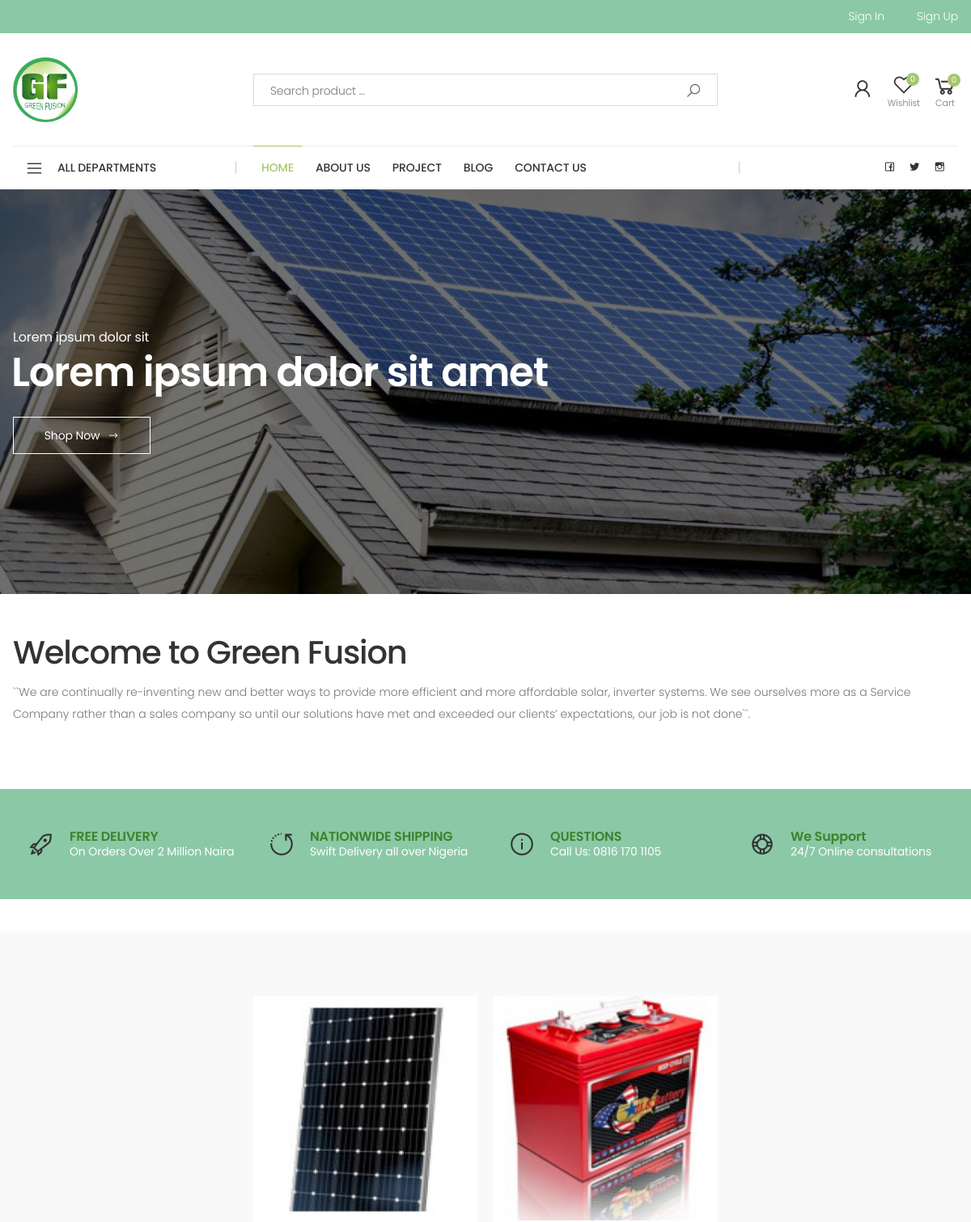
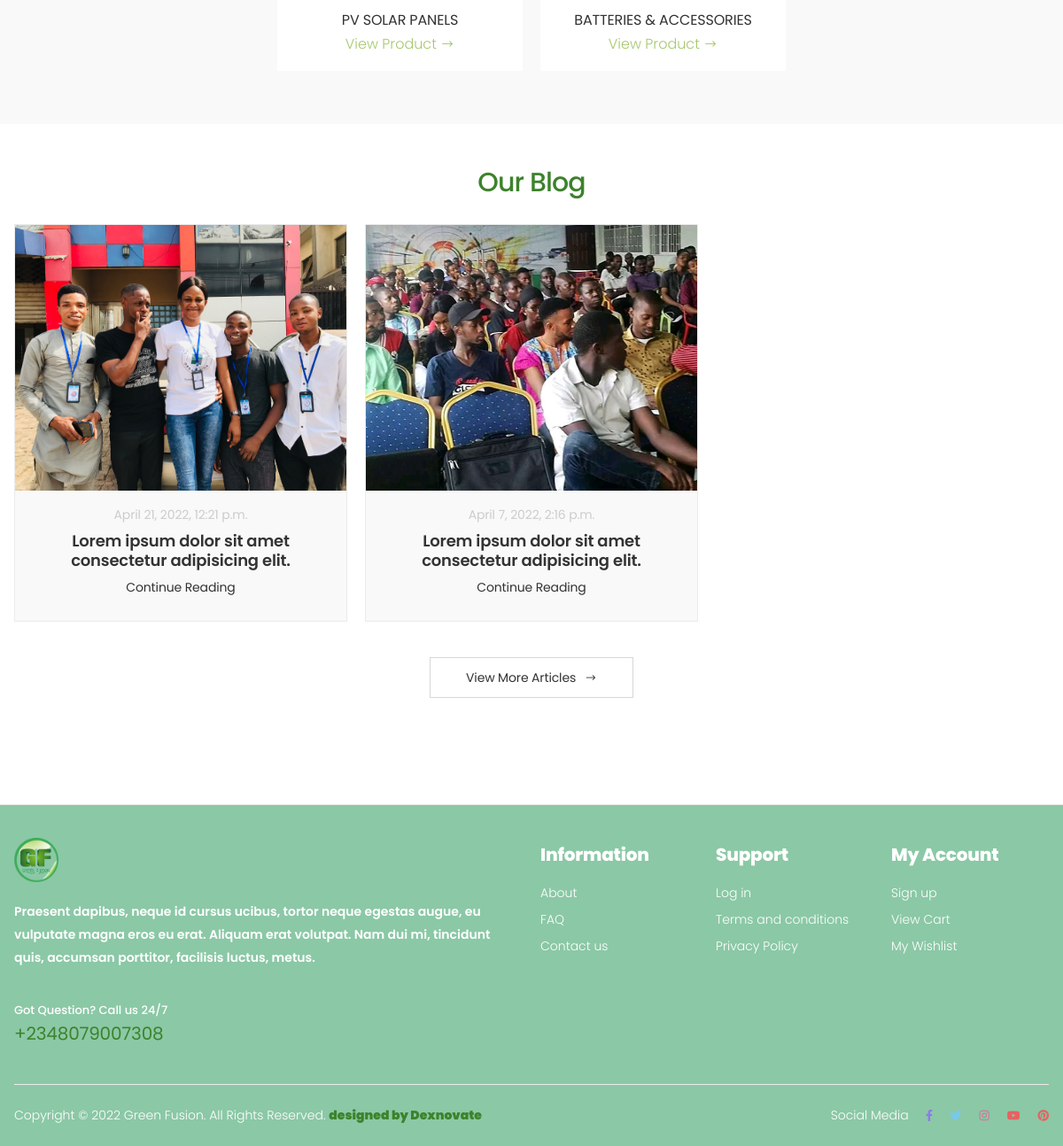
The page / on the database its author committed (2 pictures, top to bottom).
### Homepage/models.py (models this page shows, shortened)
class SilderSection(models.Model):
    title = models.CharField(max_length=200)
    subtitle = models.CharField(max_length=200)
    image = models.FileField()

class AboutSection(models.Model):
    heading = models.CharField(max_length=200)
    body = RichTextField()

### index/models.py (models this page shows, shortened)
class Category(models.Model):
    name = models.CharField(max_length=200)
    image = models.FileField()

class Blog(models.Model):
    title = models.CharField(max_length=250)
    author = models.CharField(max_length=100)
    post_date = models.DateTimeField(blank=True, null=True)
    body = RichTextField()
    picture = models.FileField()

### index/views.py (the view)
# urls.py: path('', views.HomeView.as_view(), name='home'),
class HomeView(ListView):
    model = Product
    paginate_by = 10
    template_name = "index.html"
    def get_context_data(self, **kwargs):
        context = super().get_context_data(**kwargs)
        context['book_list'] = Blog.objects.all()
        context['slide'] = SilderSection.objects.all()
        context['aboutus'] = AboutSection.objects.all()
        return context

### index/context_processors.py (called while the page is built)
def nav_cats(request):
        return {'nav_cats': Category.objects.all()}

### index/templatetags/cart_template_tags.py (called while the page is built)
@register.filter()
def cart_item_count(user):
    if user.is_authenticated:
        qs = CartModel.objects.filter(user=user,order=False)
        if qs.exists():
            return qs.count()
    return 0

@register.filter()
def wish_count(user):
    if user.is_authenticated:
        lister = Wishlist.objects.filter(user=user)
        if lister.exists():
            return lister.count()
    return 0

### template/index.html (shortened to what this page needs)
{%  extends 'base.html' %}
{%  load static  %}
{%  block body  %}
        <main class="main">
            <div class="intro-slider-container">
                <div class="owl-carousel owl-simple owl-light owl-nav-inside" data-toggle="owl"
                    data-owl-options='{"nav": false, "autoplay":true}'>
                    {%  for i in slide  %}
                    <div class="intro-slide"
                        style="background-image: url({{ i.image.url  }});background-blend-mode:overlay; background-color: rgba(0,0,0, 0.56);">
                        <div class="container intro-content">
                            <h3 class="intro-subtitle">{{ i.subtitle }}</h3>
                            <h1 class="intro-title">
                                {{  i.title|safe }}
                            </h1>
                            <a href="category.html" class="btn btn-primary">
                                <span>Shop Now</span>
                                <i class="icon-long-arrow-right"></i>
                            </a>
                        </div>
                    </div>
                     {%  endfor %}
                </div>
            </div>
             <section class="pt-5 pb-3">
                <div class="container">
                    <div class="row align-items-center ">
                        {% for i in aboutus %}
                        <div class="col-lg-12">
                            <h2>{{ i.heading }}</h2>
                            <p style="font-size: 30px;">
                                {{ i.body|safe }}
                            </p>
                        </div>
                        {%  endfor %}
                    </div>
                </div>
             </section>
             <section class="pt-5 pb-4">
                <div class="icon-boxes-container">
                    <div class="container">
                        <div class="row">
                            <div class="col-sm-6 col-lg-3">
                                <div class="icon-box icon-box-side">
                                    <span class="icon-box-icon text-dark">
                                        <i class="icon-rocket"></i>
                                    </span>
                                    <div class="icon-box-content">
                                        <h3 class="icon-box-title">FREE DELIVERY</h3>
                                        <p>On Orders Over 2 Million Naira</p>
                                    </div>
                                </div>
                            </div>
                            <div class="col-sm-6 col-lg-3">
                                <div class="icon-box icon-box-side">
                                    <span class="icon-box-icon text-dark">
                                        <i class="icon-rotate-left"></i>
                                    </span>
                                    <div class="icon-box-content">
                                        <h3 class="icon-box-title">NATIONWIDE SHIPPING</h3>
                                        <p>Swift Delivery all over Nigeria</p>
                                    </div>
                                </div>
                            </div>
                            <div class="col-sm-6 col-lg-3">
                                <div class="icon-box icon-box-side">
                                    <span class="icon-box-icon text-dark">
                                        <i class="icon-info-circle"></i>
                                    </span>
                                    <div class="icon-box-content">
                                        <h3 class="icon-box-title">QUESTIONS</h3>
                                        <p>Call Us: 0816 170 1105</p>
                                    </div>
                                </div>
                            </div>
                            <div class="col-sm-6 col-lg-3">
                                <div class="icon-box icon-box-side">
                                    <span class="icon-box-icon text-dark">
                                        <i class="icon-life-ring"></i>
                                    </span>
                                    <div class="icon-box-content">
                                        <h3 class="icon-box-title">We Support</h3>
                                        <p>24/7 Online consultations</p>
                                    </div>
                                </div>
                            </div>
                        </div>
                    </div>
                </div>
             </section>
           <section style="background-color: #faf9f9; padding: 50px 0 50px 0;">
                <div class="container pt-3">
                    <div class="tab-content">
                                <div class="row justify-content-center">
                                    {% for item in nav_cats %}
                                    <div class="col-12 col-md-4 col-lg-3 col-xl-6col">
                                        <div class="product product-11 text-center">
                                            <figure class="product-media">
                                                <a href="{% url 'index:itemcategory' item.id %}">
                                                    <img src="{{ item.image.url }}"
                                                        alt="Product image" class="product-image object-cover img-fluid" >
                                                </a>
                                            </figure>
                                            <div class="p-4 text-start">
                                                <h3 class="product-title">{{ item.name }}</h3>
                                                <a href="{% url 'index:itemcategory' item.id %}" style="font-size:16px;">
                                                    View Product
                                                    <i class="icon-long-arrow-right"></i>
                                                </a>
                                            </div>
                                        </div>
                                    </div>
                                    {% endfor %}
                                </div>
                    </div>
                </div>
           </section>
           <section style="padding: 50px 0 50px  0;">
                <div class="blog-posts">
                    <div class="container">
                        <h2 class="title text-center mb-3" style="font-size: 30px;">Our Blog</h2>
                        <div class="owl-carousel owl-simple carousel-with-shadow" data-toggle="owl" data-owl-options='{
                                "nav": false,
                                "dots": true,
                                "items": 3,
                                "margin": 20,
                                "loop": false,
                                "responsive": {
                                    "0": {
                                        "items":1
                                    },
                                    "600": {
                                        "items":2
                                    },
                                    "992": {
                                        "items":3
                                    }
                                }
                            }'>
                            {%  for blog in book_list  %}
                            <article class="entry entry-display card-dashboard">
                                <figure class="entry-media">
                                    <a href="{%  url 'index:blogdetails' blog.id %}">
                                        <img src="{{  blog.picture.url  }}" class="img-fluid object-cover" style="height:300px;" alt="image desc">
                                    </a>
                                </figure>
                                <div class="entry-body text-center">
                                    <div class="entry-meta">
                                        <a href="javascript:void()">{{  blog.post_date  }}</a>
                                    </div>
                                    <h3 class="entry-title">
                                        <a href="{%  url 'index:blogdetails' blog.id %}">{{  blog.title  }}</a>
                                    </h3>
                                    <div class="entry-content">
                                        <a href="{%  url 'index:blogdetails' blog.id %}" class="read-more text-decoration-none">Continue Reading</a>
                                    </div>
                                </div>
                            </article>
                            {%  endfor %}
                        </div>
                        <div class="more-container text-center mt-2">
                            <a href="{%  url 'index:blog' %}" class="btn btn-outline-darker btn-more"><span>View more articles</span><i
                                    class="icon-long-arrow-right"></i></a>
                        </div>
                    </div>
                </div>
           </section>
        </main>
{%  endblock body  %}

### static/assets/css/skins/skin-demo-2.css (style rules this page uses)
a { color:#a6c76c }
.btn-primary { color:#fff;background-color:#a6c76c;border-color:#a6c76c;box-shadow:none }
.btn-outline-darker { color:#333;background-color:transparent;background-image:none;border-color:#d7d7d7;box-shadow:none }
.icon-box-icon { color:#a6c76c }

### static/assets/css/demos/demo-2.css (style rules this page uses)
.intro-slider-container,.intro-slide { height:360px;background-color:#8a8988 }
.intro-slide { display:flex;align-items:center;background-size:cover;background-position:center center }
.intro-slide .btn-primary { color:#fff;background-color:transparent;border-color:#fff }
.intro-content { position:static;left:auto;top:auto;transform:translateY(0);-ms-transform:translateY(0) }
.intro-subtitle { font-size:1.6rem;font-weight:400;letter-spacing:-.01em }
.intro-title { font-weight:600;letter-spacing:-.025em }
.btn-more { text-transform:capitalize }
.icon-box-side .icon-box-title { font-weight:600 }
.icon-box-side p { font-weight:400;letter-spacing:-.01em }
.blog-posts .title { margin-bottom:2.4rem }
.blog-posts .entry-meta { font-weight:400 }
.blog-posts .read-more { text-transform:capitalize;color:#333;font-size:1.4rem }
@media screen and (min-width: 576px) { .intro-slider-container,.intro-slide { height:400px } }
@media screen and (min-width: 768px) { .intro-slider-container,.intro-slide { height:440px } }
@media screen and (min-width: 992px) { .intro-slider-container,.intro-slide { height:460px } }
@media screen and (min-width: 1200px) { .intro-slider-container,.intro-slide { height:500px } }
@media screen and (min-width: 1200px) { .intro-content .btn { min-width:170px } }
@media screen and (min-width: 1200px) { .intro-title { font-size:5rem } }
.blog-posts .entry-title { font-weight:600 }
@media screen and (min-width: 768px) { .intro-title { margin-bottom:2.5rem } }

### rows shown on the page
SilderSection: image (picture), subtitle "Lorem ipsum dolor sit", title "Lorem ipsum dolor sit amet"
AboutSection: heading "Welcome to Green Fusion", body "``We are continually re-inventing new and better ways to provide more efficient and more affordable solar, inverter systems. We see ourselves more as a Service Company rather than a sales company so until our solutions have met and exceeded our clients’ expectations, our job is not done``."
Category: image (picture), name "PV SOLAR PANELS"
Category: image (picture), name "BATTERIES & ACCESSORIES"
Blog: picture (picture), post_date "April 21, 2022, 12:21 p.m.", title "Lorem ipsum dolor sit amet consectetur adipisicing elit."
Blog: picture (picture), post_date "April 7, 2022, 2:16 p.m.", title "Lorem ipsum dolor sit amet consectetur adipisicing elit."

### other values the page prints
{{ request.user|wish_count }} "0"
{{ request.user | cart_item_count }} "0"
